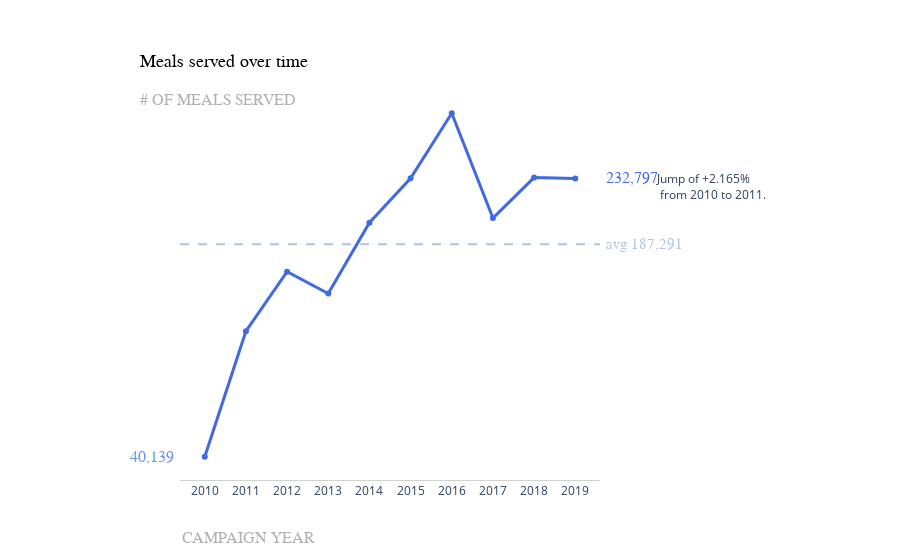

Notebook source saved alongside this figure:
### Code cell
my_graph.line_plot()

### Figure 1 — Plotly figure (JSON) as saved in the notebook; plotly's stock layout.template omitted (floating-point values rounded to 4 significant figures)
{"data": [{"hoverinfo": "x+y+text", "line": {"width": 3}, "marker": {"color": "royalblue"}, "mode": "lines+markers", "text": ["+0%", "+2.165%", "+0.324%", "-0.09%", "+0.32%", "+0.152%", "+0.193%", "-0.261%", "+0.137%", "-0.003%"], "type": "scatter", "x": [2010, 2011, 2012, 2013, 2014, 2015, 2016, 2017, 2018, 2019], "y": [40139, 127020, 168193, 153115, 202102, 232897, 277912, 205350, 233389, 232797]}], "layout": {"annotations": [{"font": {"color": "#000000", "family": "sans-serif", "size": 18}, "showarrow": false, "text": "Meals served over time", "x": -0.1, "xref": "paper", "y": 1.1, "yref": "paper"}, {"font": {"color": "#B1B1B1", "family": "sans-serif", "size": 16}, "showarrow": false, "text": "CAMPAIGN YEAR", "x": 0, "xref": "paper", "y": -0.175, "yref": "paper"}, {"font": {"color": "#B1B1B1", "family": "sans-serif", "size": 16}, "showarrow": false, "text": "# OF MEALS SERVED", "x": -0.1, "xref": "paper", "y": 1, "yanchor": "top", "yref": "paper"}, {"font": {"color": "cornflowerblue", "family": "sans-serif", "size": 16}, "showarrow": false, "text": "40,139", "x": -0.01, "xanchor": "right", "xref": "paper", "y": 40139, "yanchor": "middle"}, {"font": {"color": "royalblue", "family": "sans-serif", "size": 16}, "showarrow": false, "text": "232,797", "x": 1.01, "xanchor": "left", "xref": "paper", "y": 232797, "yanchor": "middle"}, {"font": {"color": "lightsteelblue", "family": "sans-serif", "size": 15}, "showarrow": false, "text": "avg 187,291", "x": 1.01, "xanchor": "left", "xref": "paper", "y": 187300.0, "yanchor": "middle"}, {"align": "left", "showarrow": false, "text": "Jump of +2.165% <br> from 2010 to 2011.", "x": 1.4, "xref": "paper", "y": 0.8, "yref": "paper"}], "autosize": true, "margin": {"b": 80, "l": 180, "r": 300, "t": 90}, "plot_bgcolor": "rgba(0, 0, 0, 0)", "shapes": [{"line": {"color": "lightsteelblue", "dash": "dash"}, "type": "line", "x0": 0, "x1": 1, "xref": "x domain", "y0": 187300.0, "y1": 187300.0, "yref": "y"}], "showlegend": false, "xaxis": {"autorange": true, "dtick": 1, "linecolor": "#D2D2D2", "range": [2009.0, 2020.0], "type": "linear", "zeroline": true}, "yaxis": {"autorange": true, "range": [20870.0, 297200.0], "type": "linear", "visible": false}}}
